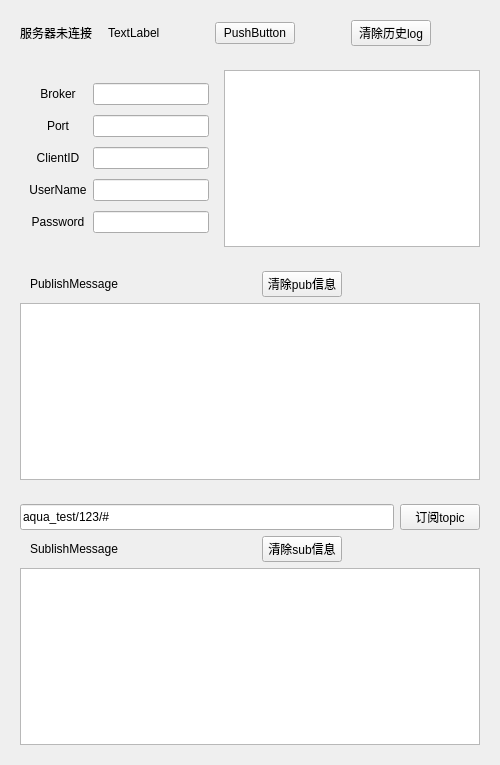
     <widget class="QWidget" name="cloudWidget" native="true">
      <property name="geometry">
       <rect>
        <x>100</x>
        <y>0</y>
        <width>500</width>
        <height>765</height>
       </rect>
      </property>
      <property name="sizePolicy">
       <sizepolicy hsizetype="Preferred" vsizetype="Preferred">
        <horstretch>0</horstretch>
        <verstretch>0</verstretch>
       </sizepolicy>
      </property>
      <property name="minimumSize">
       <size>
        <width>500</width>
        <height>765</height>
       </size>
      </property>
      <property name="maximumSize">
       <size>
        <width>500</width>
        <height>765</height>
       </size>
      </property>
      <layout class="QVBoxLayout" name="verticalLayout_12">
       <item>
        <widget class="QWidget" name="statuswidget" native="true">
         <layout class="QHBoxLayout" name="horizontalLayout_2">
          <item>
           <widget class="QLabel" name="mqttStatusLabel">
            <property name="sizePolicy">
             <sizepolicy hsizetype="Preferred" vsizetype="Preferred">
              <horstretch>0</horstretch>
              <verstretch>0</verstretch>
             </sizepolicy>
            </property>
            <property name="text">
             <string>服务器未连接</string>
            </property>
           </widget>
          </item>
          <item>
           <spacer name="horizontalSpacer_2">
            <property name="orientation">
             <enum>Qt::Horizontal</enum>
            </property>
            <property name="sizeType">
             <enum>QSizePolicy::Fixed</enum>
            </property>
            <property name="sizeHint" stdset="0">
             <size>
              <width>10</width>
              <height>20</height>
             </size>
            </property>
           </spacer>
          </item>
          <item>
           <widget class="QLabel" name="connectlabel">
            <property name="text">
             <string>TextLabel</string>
            </property>
           </widget>
          </item>
          <item>
           <spacer name="horizontalSpacer">
            <property name="orientation">
             <enum>Qt::Horizontal</enum>
            </property>
            <property name="sizeHint" stdset="0">
             <size>
              <width>40</width>
              <height>20</height>
             </size>
            </property>
           </spacer>
          </item>
          <item>
           <widget class="QPushButton" name="connectMqttButton">
            <property name="text">
             <string>PushButton</string>
            </property>
           </widget>
          </item>
          <item>
           <spacer name="horizontalSpacer_15">
            <property name="orientation">
             <enum>Qt::Horizontal</enum>
            </property>
            <property name="sizeHint" stdset="0">
             <size>
              <width>40</width>
              <height>20</height>
             </size>
            </property>
           </spacer>
          </item>
          <item>
           <widget class="QPushButton" name="clearMsgBtn">
            <property name="text">
             <string>清除历史log</string>
            </property>
           </widget>
          </item>
          <item>
           <spacer name="horizontalSpacer_3">
            <property name="orientation">
             <enum>Qt::Horizontal</enum>
            </property>
            <property name="sizeHint" stdset="0">
             <size>
              <width>40</width>
              <height>20</height>
             </size>
            </property>
           </spacer>
          </item>
         </layout>
        </widget>
       </item>
       <item>
        <widget class="QWidget" name="messagewidget" native="true">
         <layout class="QHBoxLayout" name="horizontalLayout">
          <item>
           <widget class="QWidget" name="loginwidget" native="true">
            <layout class="QGridLayout" name="gridLayout">
             <item row="0" column="0">
              <widget class="QLabel" name="label_broker">
               <property name="text">
                <string>Broker</string>
               </property>
               <property name="alignment">
                <set>Qt::AlignCenter</set>
               </property>
              </widget>
             </item>
             <item row="0" column="1">
              <widget class="QLineEdit" name="lineEdit_Broker"/>
             </item>
             <item row="1" column="0">
              <widget class="QLabel" name="label_port">
               <property name="text">
                <string>Port</string>
               </property>
               <property name="alignment">
                <set>Qt::AlignCenter</set>
               </property>
              </widget>
             </item>
             <item row="1" column="1">
              <widget class="QLineEdit" name="lineEdit_Port"/>
             </item>
             <item row="2" column="0">
              <widget class="QLabel" name="label_client_id">
               <property name="text">
                <string>ClientID</string>
               </property>
               <property name="alignment">
                <set>Qt::AlignCenter</set>
               </property>
              </widget>
             </item>
             <item row="2" column="1">
              <widget class="QLineEdit" name="lineEdit_Client_id"/>
             </item>
             <item row="3" column="0">
              <widget class="QLabel" name="label_username">
               <property name="text">
                <string>UserName</string>
               </property>
               <property name="alignment">
                <set>Qt::AlignCenter</set>
               </property>
              </widget>
             </item>
             <item row="3" column="1">
              <widget class="QLineEdit" name="lineEdit_UsrName"/>
             </item>
             <item row="4" column="0">
              <widget class="QLabel" name="label_password">
               <property name="text">
                <string>Password</string>
               </property>
               <property name="alignment">
                <set>Qt::AlignCenter</set>
               </property>
              </widget>
             </item>
             <item row="4" column="1">
              <widget class="QLineEdit" name="lineEdit_PassWrd"/>
             </item>
            </layout>
           </widget>
          </item>
          <item>
           <widget class="QTextEdit" name="textEditMessage"/>
          </item>
         </layout>
        </widget>
       </item>
       <item>
        <widget class="QWidget" name="pubwidget" native="true">
         <layout class="QVBoxLayout" name="verticalLayout_4">
          <item>
           <layout class="QVBoxLayout" name="verticalLayout_2">
            <item>
             <layout class="QHBoxLayout" name="horizontalLayout_3">
              <item>
               <spacer name="horizontalSpacer_10">
                <property name="orientation">
                 <enum>Qt::Horizontal</enum>
                </property>
                <property name="sizeType">
                 <enum>QSizePolicy::Fixed</enum>
                </property>
                <property name="sizeHint" stdset="0">
                 <size>
                  <width>10</width>
                  <height>20</height>
                 </size>
                </property>
               </spacer>
              </item>
              <item>
               <widget class="QLabel" name="label_Pub">
                <property name="text">
                 <string>PublishMessage</string>
                </property>
               </widget>
              </item>
              <item>
               <spacer name="horizontalSpacer_9">
                <property name="orientation">
                 <enum>Qt::Horizontal</enum>
                </property>
                <property name="sizeHint" stdset="0">
                 <size>
                  <width>40</width>
                  <height>20</height>
                 </size>
                </property>
               </spacer>
              </item>
              <item>
               <widget class="QPushButton" name="clearPubBtn">
                <property name="text">
                 <string>清除pub信息</string>
                </property>
               </widget>
              </item>
              <item>
               <spacer name="horizontalSpacer_11">
                <property name="orientation">
                 <enum>Qt::Horizontal</enum>
                </property>
                <property name="sizeHint" stdset="0">
                 <size>
                  <width>40</width>
                  <height>20</height>
                 </size>
                </property>
               </spacer>
              </item>
             </layout>
            </item>
            <item>
             <widget class="QTextEdit" name="TextEdit_Pub"/>
            </item>
           </layout>
          </item>
         </layout>
        </widget>
       </item>
       <item>
        <widget class="QWidget" name="subwidget" native="true">
         <layout class="QVBoxLayout" name="verticalLayout_3">
          <item>
           <layout class="QHBoxLayout" name="horizontalLayout_19">
            <property name="leftMargin">
             <number>0</number>
            </property>
            <property name="topMargin">
             <number>0</number>
            </property>
            <property name="rightMargin">
             <number>0</number>
            </property>
            <property name="bottomMargin">
             <number>0</number>
            </property>
            <item>
             <widget class="QLineEdit" name="lineEdit_subtopic">
              <property name="sizePolicy">
               <sizepolicy hsizetype="Expanding" vsizetype="Preferred">
                <horstretch>0</horstretch>
                <verstretch>0</verstretch>
               </sizepolicy>
              </property>
              <property name="text">
               <string>aqua_test/123/#</string>
              </property>
             </widget>
            </item>
            <item>
             <widget class="QPushButton" name="subTopicBtn">
              <property name="sizePolicy">
               <sizepolicy hsizetype="Minimum" vsizetype="Preferred">
                <horstretch>0</horstretch>
                <verstretch>0</verstretch>
               </sizepolicy>
              </property>
              <property name="text">
               <string>订阅topic</string>
              </property>
             </widget>
            </item>
           </layout>
          </item>
          <item>
           <layout class="QHBoxLayout" name="horizontalLayout_18">
            <item>
             <spacer name="horizontalSpacer_12">
              <property name="orientation">
               <enum>Qt::Horizontal</enum>
              </property>
              <property name="sizeType">
               <enum>QSizePolicy::Fixed</enum>
              </property>
              <property name="sizeHint" stdset="0">
               <size>
                <width>10</width>
                <height>20</height>
               </size>
              </property>
             </spacer>
            </item>
            <item>
             <widget class="QLabel" name="label_Sub">
              <property name="text">
               <string>SublishMessage</string>
              </property>
             </widget>
            </item>
            <item>
             <spacer name="horizontalSpacer_13">
              <property name="orientation">
               <enum>Qt::Horizontal</enum>
              </property>
              <property name="sizeHint" stdset="0">
               <size>
                <width>40</width>
                <height>20</height>
               </size>
              </property>
             </spacer>
            </item>
            <item>
             <widget class="QPushButton" name="clearSubBtn">
              <property name="text">
               <string>清除sub信息</string>
              </property>
             </widget>
            </item>
            <item>
             <spacer name="horizontalSpacer_14">
              <property name="orientation">
               <enum>Qt::Horizontal</enum>
              </property>
              <property name="sizeHint" stdset="0">
               <size>
                <width>40</width>
                <height>20</height>
               </size>
              </property>
             </spacer>
            </item>
           </layout>
          </item>
          <item>
           <widget class="QTextEdit" name="TextEdit_Sub"/>
          </item>
         </layout>
        </widget>
       </item>
      </layout>
     </widget>
